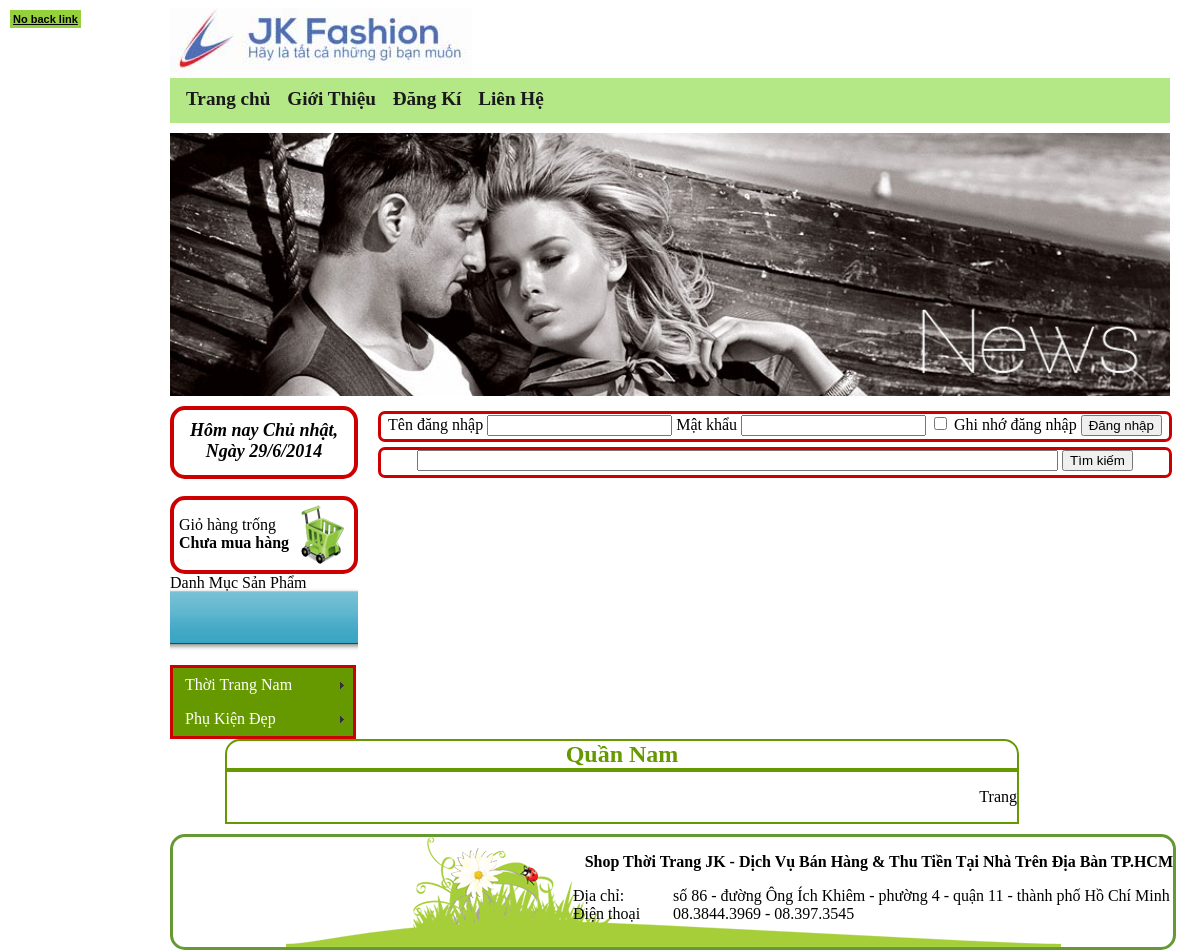
The app's page /index.php?link=loaisp&idLoai=2 with its own data.
### tables this page shows
CREATE TABLE IF NOT EXISTS `chungloaisanpham` (
  `idCL` int(255) NOT NULL AUTO_INCREMENT,
  `TenCL` varchar(100) NOT NULL,
  `AnHien` int(255) NOT NULL,
  PRIMARY KEY (`idCL`)
);

CREATE TABLE IF NOT EXISTS `loaisanpham` (
  `idLoai` int(255) NOT NULL AUTO_INCREMENT,
  `idCL` int(255) NOT NULL,
  `TenLoai` varchar(100) NOT NULL,
  `AnHien` int(255) NOT NULL,
  PRIMARY KEY (`idLoai`)
);

### menu_doc.php (the view, shortened to what this page needs)
<link href="SpryAssets/SpryMenuBarVertical.css" rel="stylesheet" type="text/css" />
<ul id="MenuBar1" class="MenuBarVertical">
<?php
$slcl="select * from chungloaisanpham where AnHien='1'";
$qrcl=mysql_query($slcl);
while ($rowcl=mysql_fetch_array($qrcl))
{
?>
  <li><a class="MenuBarItemSubmenu" href="index.php?link=chungloaisp&idCL=<?php echo $rowcl['idCL']; ?>"><?php echo $rowcl['TenCL']; ?></a>
  </li>
<?php
}
?>
</ul>

### sanphamtheoloai.php (shortened to what this page needs)
<!DOCTYPE html PUBLIC "-//W3C//DTD XHTML 1.0 Transitional//EN" "http://www.w3.org/TR/xhtml1/DTD/xhtml1-transitional.dtd">
<html xmlns="http://www.w3.org/1999/xhtml">
<head>
</head>
<body>
<?php
if (isset ($_GET['idLoai']))
{
$idLoai=$_GET['idLoai'];
}
$sll="select * from loaisanpham where idLoai='$idLoai'";
$qrl=mysql_query($sll);
?>
<div id="sanphamtheoloai">
	<div id="namesanphamtheoloai"><?php if ($rowl=mysql_fetch_array($qrl)) echo $rowl['TenLoai']; ?></div>
    <div id="contentsptl">
    <table cellpadding="7" cellspacing="7" width="790" border="1" bordercolor="#669900">
        </table>
        <p align="right"><?php
	echo "Trang";
?></p>
    </div>
</div>
</body>
</html>

### SpryAssets/SpryMenuBarVertical.css (style rules this page uses)
ul.MenuBarVertical { margin: 0; padding: 0; list-style-type: none; font-size: 100%; cursor: default; width: 180px; }
ul.MenuBarVertical li { margin: 0; padding: 0; list-style-type: none; font-size: 100%; position: relative; text-align: left; cursor: pointer; width: 180px; }
ul.MenuBarVertical { border: 3px solid #C00; }
ul.MenuBarVertical a { display: block; cursor: pointer; background-color:#690; padding: 0.5em 0.75em; color: #FFF; text-decoration: none; background-repeat: repeat; }
ul.MenuBarVertical a.MenuBarItemSubmenu { background-image: url(SpryMenuBarRight.gif); background-repeat: no-repeat; background-position: 95% 50%; }

### index.php (style rules this page uses)
body { margin-left: 170px; }

### sanphamtheoloai.php (style rules this page uses)
#namesanphamtheoloai { width: 100%; border-bottom-width: 2px; border-bottom-style: solid; border-bottom-color: #690; font-size: 24px; font-weight: bolder; text-align: center; color: #690; }
#contentsptl { width: 100%; }

### records on screen
chungloaisanpham: TenCL "Thời Trang Nam"
chungloaisanpham: TenCL "Phụ Kiện Đẹp"
loaisanpham: TenLoai "Quần Nam"
